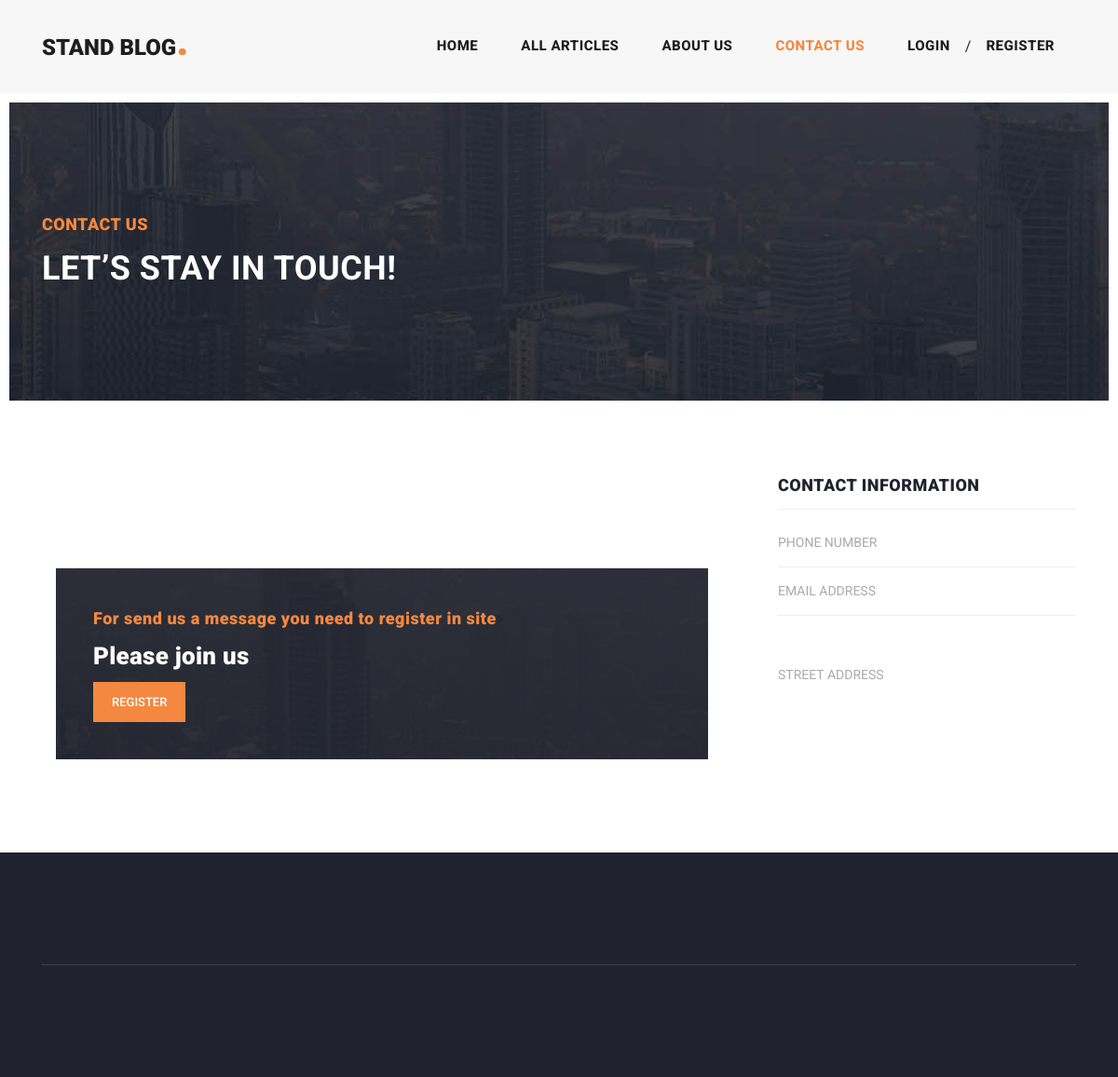
Before: /contact_us with the older database file.
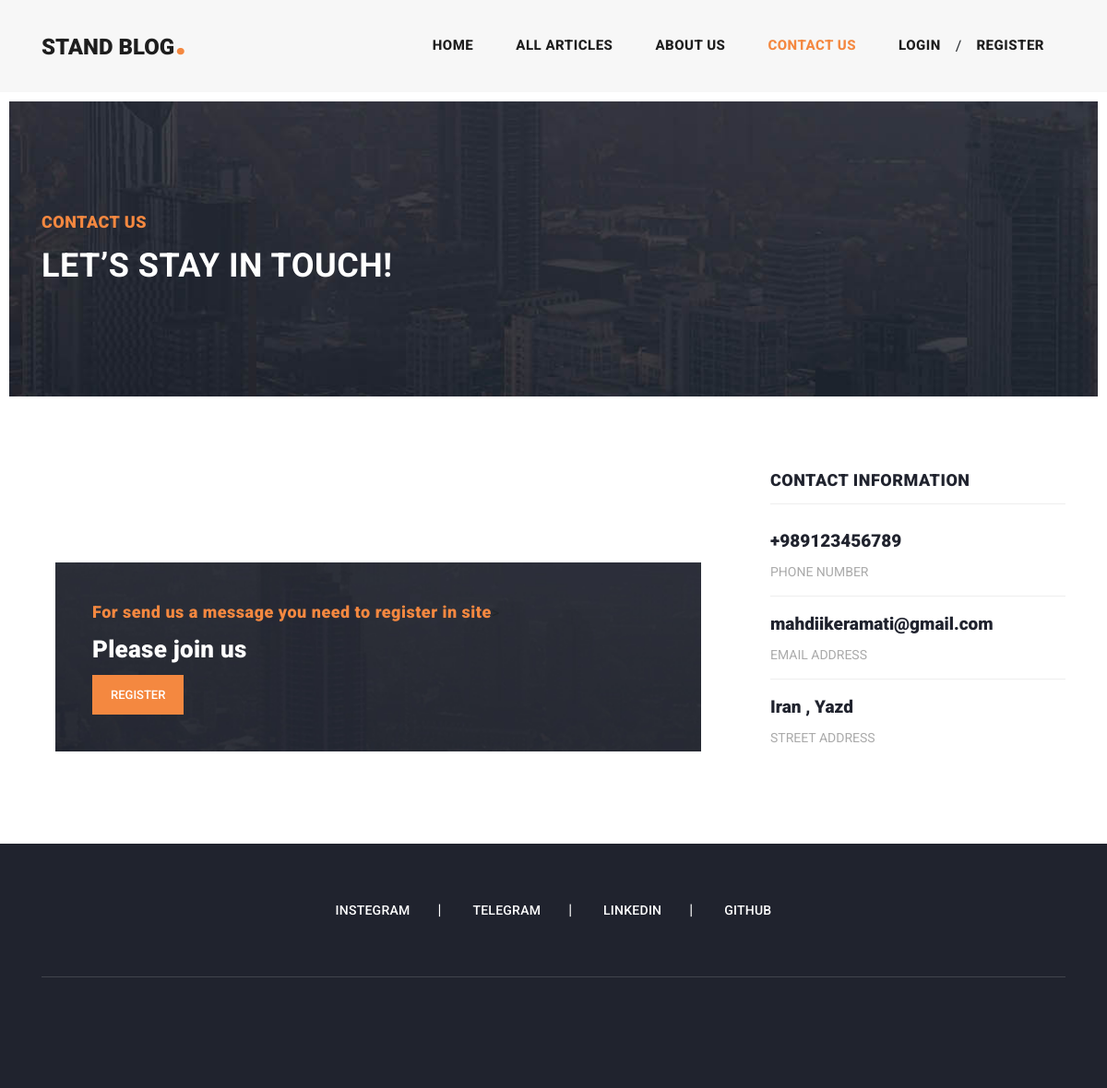
After: the same page with the newer database file.
### home_app/models.py (models this page shows, shortened)
class ContactInfo(models.Model):
    phonenumber = models.CharField(max_length=25, verbose_name="شماره تلفن")
    email = models.EmailField(verbose_name="ایمیل")
    address = models.TextField(verbose_name="آدرس")
    class Meta:
        verbose_name = ('اطلاعات تماس')
        verbose_name_plural = ('اطلاعات تماس')

class Footer(models.Model):
    name = models.CharField(max_length=80, verbose_name='نام')
    link = models.URLField(verbose_name="لینک")
    class Meta:
        verbose_name = ('اطلاعات فوتر')
        verbose_name_plural = ('اطلاعات فوتر')

### home_app/views.py (the view)
# urls.py: path('contact_us', views.contact_us, name='contact_us'),
def contact_us(request):
    contact = ContactInfo.objects.first()
    if request.method == 'POST':
        form = MessageForm(request.POST)
        if form.is_valid():
            user = request.user
            email = request.user.email
            name = form.cleaned_data['name']
            subject = form.cleaned_data['subject']
            body = form.cleaned_data['body']
            Message.objects.create(user=user, name=name, email=email, subject=subject, body=body)
            return redirect('home_app:contact_us')
    else:
        form = MessageForm()
    return render(request, "home_app/contact_us.html", {'form': form, 'contact': contact})

### context_processors/context_processors.py (called while the page is built)
def recent(request):
    footer = Footer.objects.all()
    recent = Article.objects.filter(Release_Status=True).order_by('-Created')[:3]
    return {'recent': recent, 'footer': footer}

def categories(request):
    categories = Category.objects.all()
    return {'categories': categories}

### home_app/templates/home_app/contact_us.html (shortened to what the changed rows need)
{% extends 'base.html' %}
{% load static %}
{% block content %}
    <div class="heading-page header-text">
        <section class="page-heading">
            <div class="container">
                <div class="row">
                    <div class="col-lg-12">
                        <div class="text-content">
                            <h2>let’s stay in touch!</h2>
                        </div>
                    </div>
                </div>
            </div>
        </section>
    </div>
    <section class="contact-us">
        <div class="container">
            <div class="row">
                <div class="col-lg-12">
                    <div class="down-contact">
                        <div class="row">
                <div class="col-lg-4">
                    <div class="sidebar-item contact-information">
                        <div class="sidebar-heading">
                            <h2>contact information</h2>
                        </div>
                        <div class="content">
                            <ul>
                                <li>
                                    <h5>{{ contact.phonenumber }}</h5>
                                    <span>PHONE NUMBER</span>
                                </li>
                                <li>
                                    <h5>{{ contact.email }}</h5>
                                    <span>EMAIL ADDRESS</span>
                                </li>
                                <li>
                                    <h5>{{ contact.address }}
                                        <br></h5>
                                    <span>STREET ADDRESS</span>
                                </li>
                            </ul>
                        </div>
                    </div>
                </div>
            </div>
        </div>
        </div>
        </div>
        </div>
    </section>
{% endblock %}

### templates/includes/footer.html
<footer>
    <div class="container">
        <div class="row">
            <div class="col-lg-12">
                <ul class="social-icons">
                    {% for item in footer %}
                        <li><a href="{{ item.link }}">{{ item.name }}</a></li>
                    {% endfor %}
                </ul>
            </div>
</footer>

Changed rows visible on the page:
added ContactInfo: phonenumber "+989123456789", email "mahdiikeramati@gmail.com", address "Iran , Yazd"
added Footer: name "INSTEGRAM"
added Footer: name "TELEGRAM"
added Footer: name "LINKEDIN"
added Footer: name "GITHUB"
